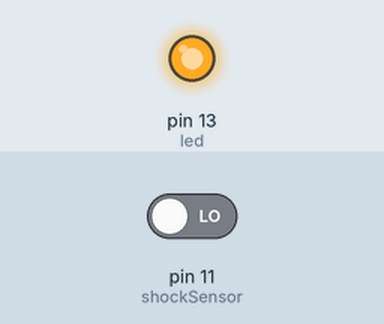
Recording of a sketch running on a simulated Arduino Uno, built with avr-gcc and run on an emulated ATmega328P. Parts: output pins drawn as LEDs (lit = HIGH). Inputs (shaded band) come from the test bench; at power-on: pin 11 (shockSensor) LOW.

Above: at 1.2 s.
1.3 s: pin 11 (shockSensor) driven HIGH
At 2.5 s:
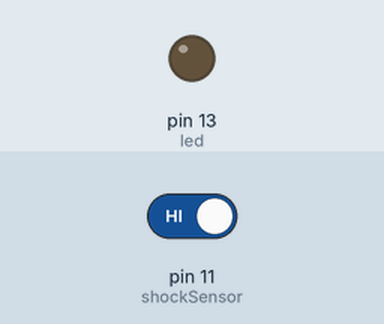
2.8 s: pin 11 (shockSensor) driven LOW
At 3.7 s:
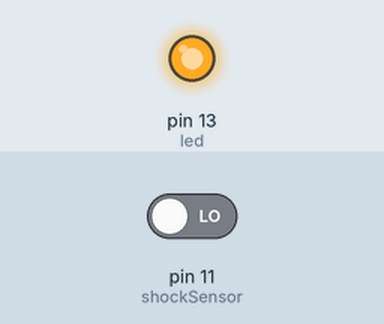
Timing chart, 0 to 5.8 s (numbered marks = the images above; inputs shaded):
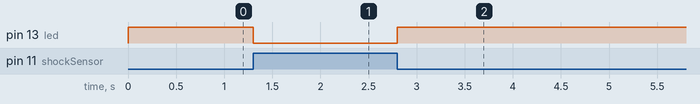

Measured:
- after the input at 1.3 s, pin 13 (led): HIGH → LOW at once
- after the input at 2.8 s, pin 13 (led): LOW → HIGH at once

The sketch:

sketch_jan23a.ino
```cpp
//KY-031 датчик удара
int led = 13 ;// встроенный в адуино светодиод
int shockSensor = 11; // пин для подключения датчика
int value; // переменная состояния датчика
void setup ()
{
  pinMode (led, OUTPUT) ;
  pinMode (shockSensor, INPUT) ; // назначение входа для датчика
}
void loop ()
{
  value = digitalRead (shockSensor) ; // чтение состояния датчика
  if (value == HIGH) // когда датчик детектирует удар, светодиод загорается
  {
    digitalWrite (led, LOW);
  }
  else
  {
    digitalWrite (led, HIGH);
  }
}
```
